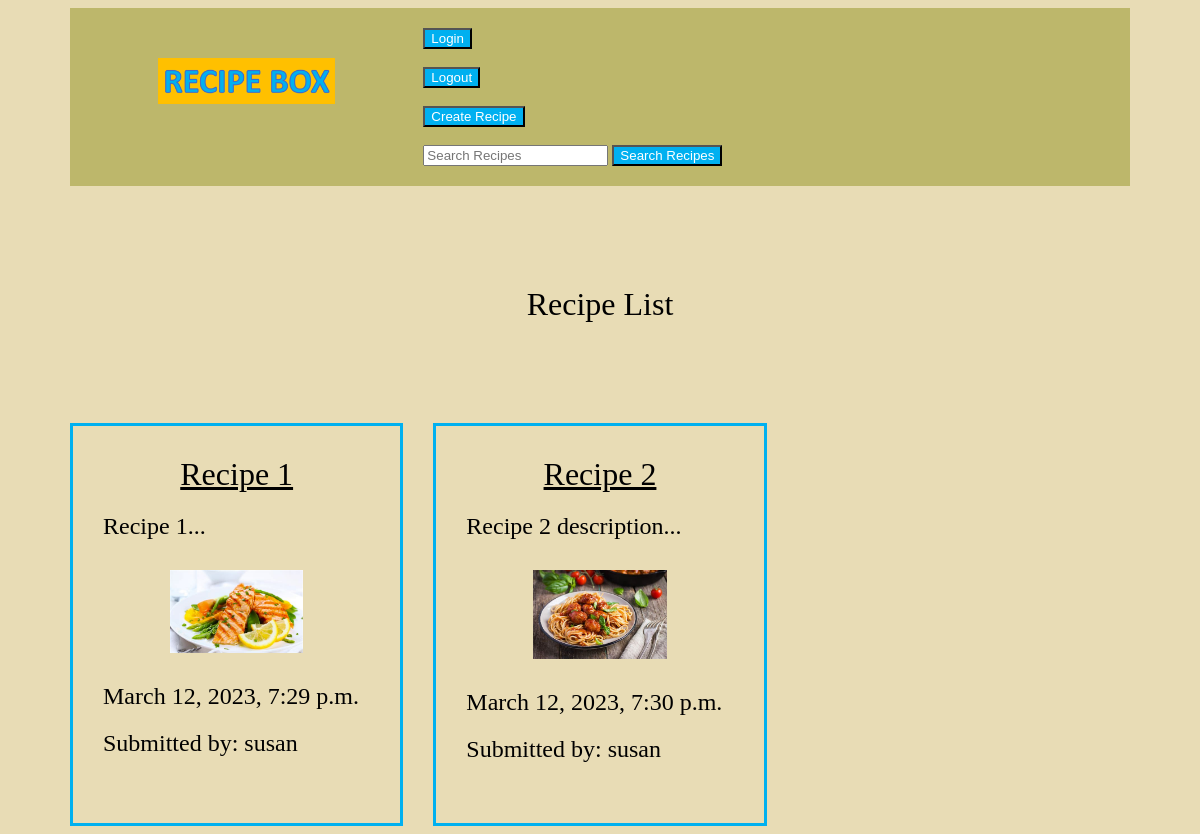
Page /recipes/ on the earlier database version.
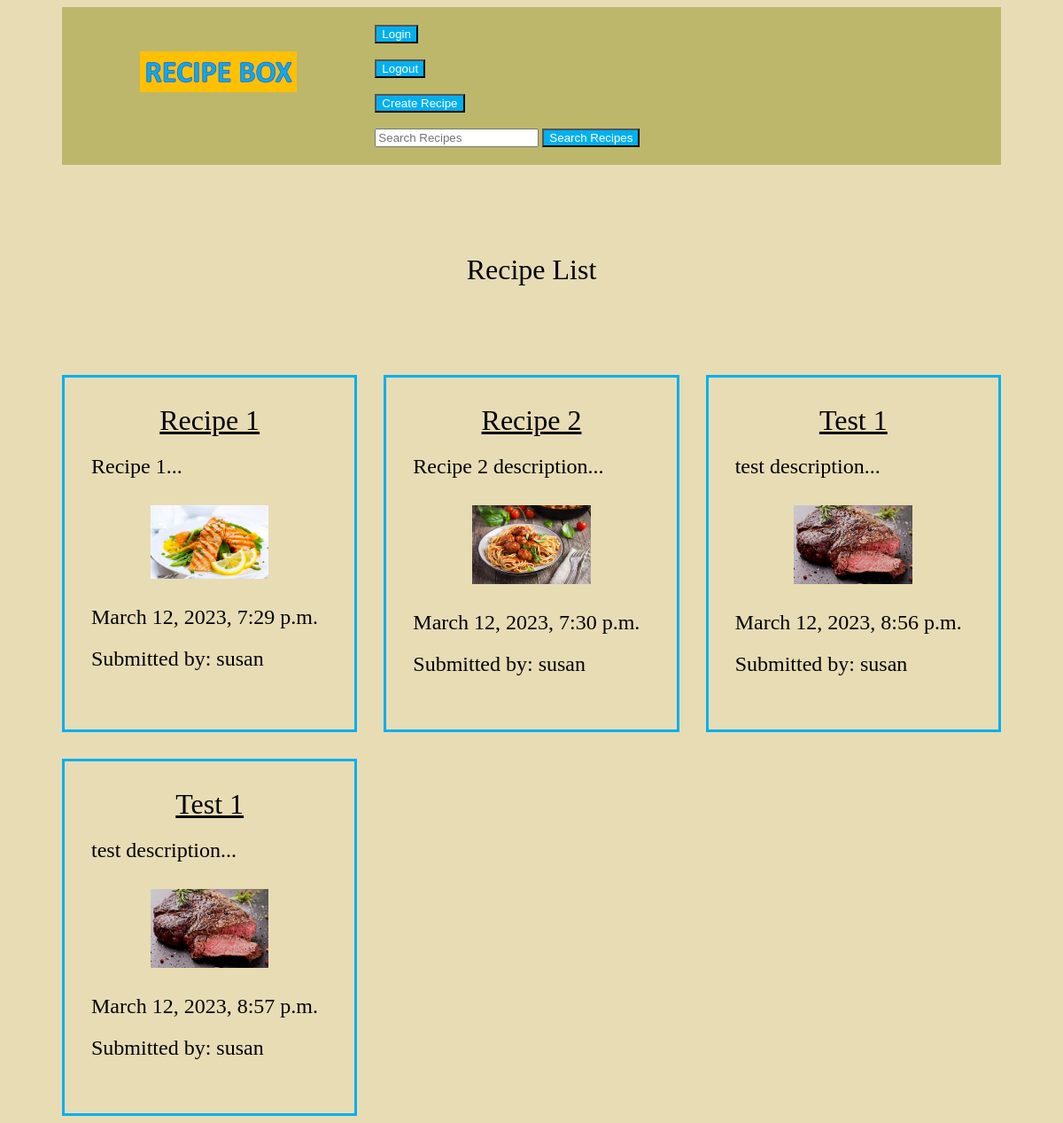
Same page on the later database version.
### recipes/models.py (models this page shows, shortened)
class Recipe(models.Model):
    user = models.ForeignKey(settings.AUTH_USER_MODEL, on_delete=models.CASCADE, default='1',)
    title = models.CharField(max_length=50)
    description = models.CharField(max_length=255, blank=True, null=True)
    ingredients = models.TextField(blank=True, null=True,)
    directions = models.TextField(blank=True, null=True,)
    timestamp = models.DateTimeField(auto_now_add=True) # automatically input time when record is created
    updated = models.DateTimeField(auto_now=True)
    slug = models.SlugField()
    thumb = models.ImageField(default='default.png', blank=True)
    def snippet(self):
        return self.description[:50] + '...'

### recipes/views.py (the view)
# urls.py: path('', recipe_views.recipe_list_view, name='home'),
def recipe_list_view(request):
    recipes = Recipe.objects.all().order_by('title')
    return render(request, 'recipes/recipe_list_view.html', {'recipes':recipes} )

### recipes/templates/recipes/recipe_list_view.html
{% extends 'base.html' %}
{% block content %}
    <h1>Recipe List</h1>
    <div class="recipes">
        {% for recipe in recipes %}
        <div class="recipe">
            <h2><a href="{% url 'recipes:detail' slug=recipe.slug %}">{{ recipe.title }}</a></h2>
            <p>{{ recipe.snippet }}</p>
            <p><img src="{{ recipe.thumb.url }}"/></p>
            <p>{{ recipe.timestamp }}</p>
            <p class='submitted-by'>Submitted by: {{ recipe.user }}</p>
        </div>
        {% endfor %}
    </div>
{% endblock content %}

Differences in the rows shown:
added Recipe: title "Test 1", snippet "test description...", thumb (picture), timestamp "March 12, 2023, 8:56 p.m.", user "susan"
added Recipe: title "Test 1", snippet "test description...", thumb (picture), timestamp "March 12, 2023, 8:57 p.m.", user "susan"
